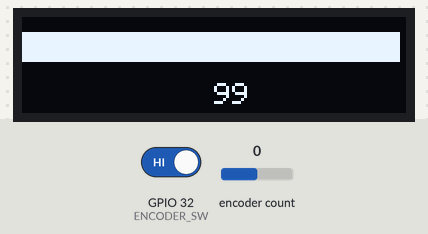
A sketch run on a simulated ESP32. On the bench: 128×32 one-colour display. Inputs (shaded band) come from the test bench; at power-on: encoder count 0, GPIO 32 (ENCODER_SW) HIGH. What the sketch prints to the serial monitor is not drawn.

Above: at 1.2 s.
1.3 s: encoder count set to 1
At 2.5 s:
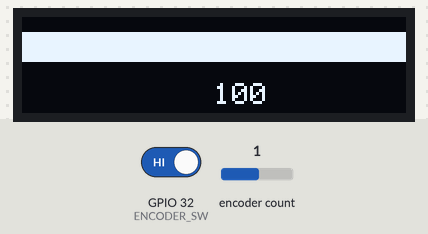
2.8 s: GPIO 32 (ENCODER_SW) driven LOW
Timing chart, 0 to 5.8 s (numbered marks = the images above; inputs shaded):
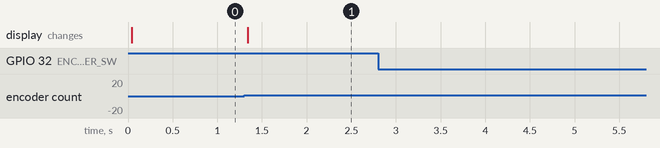

Measured:
- after the input at 1.3 s, the display: changes at once (image 1)
- after the input at 2.8 s, every drawn part: stays the same

The sketch:

Esp32_Volume_Control.ino
```cpp
#include <stdint.h>
#include "OLED_091.h"

void setup() {
	Serial.begin(115200);

	OLED_Task_Init();
  RotaryEncoderInit();
}

void loop() {
  //Serial.printf("0x%02x\n", analogRead(POT_PIN));
}
```

OLED_091.h
```cpp
#ifndef _OLED_091_H_
#define _OLED_091_H_

#define SCREEN_WIDTH 128 // OLED display width, in pixels
#define SCREEN_HEIGHT 32 // OLED display height, in pixels

#define SCREEN_ADDRESS 0x3C

#define SCL_PIN 22
#define SDA_PIN 21

#endif
```

OLED_091.ino
```cpp
#include <Adafruit_SSD1306.h>
#include "Wire.h"
#include "OLED_091.h"

extern volatile int32_t Encoder_Count;

Adafruit_SSD1306 display(SCREEN_WIDTH, SCREEN_HEIGHT, &Wire, SCREEN_ADDRESS);

void OLEDShow(void *pv)
{
	int32_t pre_count = 0;
	uint32_t display_count = 99;
	display.begin(SSD1306_SWITCHCAPVCC, SCREEN_ADDRESS);
	display.clearDisplay();
	while(1)
	{
		if(Encoder_Count > pre_count)
		{
			display_count++;
			if(display_count > 100)
				display_count = 100;
			pre_count = Encoder_Count;
		}
		else if(Encoder_Count < pre_count)
		{
			display_count--;
			if(display_count <= 0)
				display_count = 0;
			pre_count = Encoder_Count;
		}

		// 显示数字
		display.setCursor(SCREEN_WIDTH/2, SCREEN_HEIGHT - 10);
		display.setTextSize(1);
  		display.setTextColor(SSD1306_WHITE);
		display.print(display_count); // 7*7 像素字

		// 显示进度条
		display.fillRect(0, 5, (int16_t)((float)(display_count)/100*SCREEN_WIDTH), 10, SSD1306_WHITE);

		// 刷新显示
		display.display();
		display.clearDisplay();
		vTaskDelay(10);
	}
}

void OLED_Task_Init(void)
{
	if(xTaskCreate(OLEDShow, "OLED Task", 1024, NULL, 1, NULL) == pdPASS)
		Serial.println("OLED Task Create");
}
```

Rotary_Encoder.h
```cpp
#ifndef _ROTARY_ENCODER_H_
#define	_ROTARY_ENCODER_H_

#define ENCODER_CLK 			34
#define ENCODER_DT				35
#define ENCODER_SW				32

#endif
```

Rotary_Encoder.ino
```cpp
#include <ESP32Encoder.h>
#include "Rotary_Encoder.h"

int32_t volatile Encoder_Count = 0;

ESP32Encoder encoder;

// 旋转编码器任务
void RotaryEncoderTask(void *pv)
{
	int previousValue = 0;
	unsigned char key_flag = HIGH;
	// Enable the weak pull up resistors
  	ESP32Encoder::useInternalWeakPullResistors = UP;
	// use pin 34 and 35 for the first encoder
  	encoder.attachHalfQuad(ENCODER_CLK, ENCODER_DT);
	// set starting count value after attaching
	encoder.setCount(0);
	encoder.setFilter(1023);

	// 开启按键中断
	pinMode(ENCODER_SW, INPUT_PULLUP);

	while(1)
	{
		if (previousValue != encoder.getCount())
		{
			//Serial.print("Encoder value = ");
			//Serial.println(encoder.getCount());
			Encoder_Count = encoder.getCount();
			vTaskDelay(pdMS_TO_TICKS(100));
			//Check if the encoder has change
			previousValue = encoder.getCount();
		}

		if(key_flag == LOW)
		{
			vTaskDelay(pdMS_TO_TICKS(200));
			if(key_flag == LOW)
			{
				Serial.print("Button has been pressed\n");
				key_flag = HIGH;
			}
		}
		key_flag = digitalRead(ENCODER_SW);
		vTaskDelay(10);
	}
}

void RotaryEncoderInit(void)
{
	if(xTaskCreate(RotaryEncoderTask, "Rotary Encoder Task", 1024, NULL, 1, NULL) == pdPASS)
		Serial.println("Rotary Encoder Task Create");
}
```
